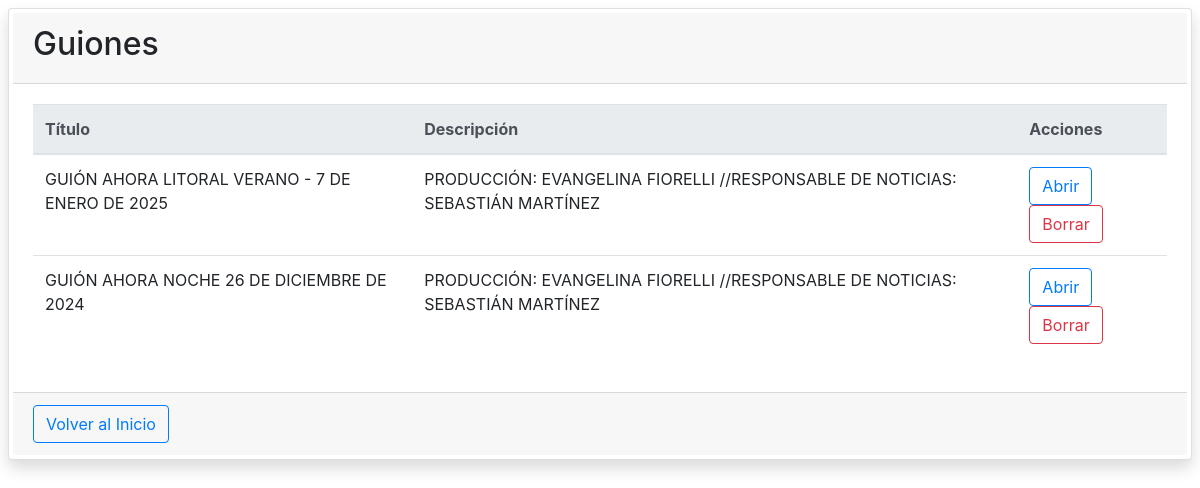
Page /listado_guiones on the committed database.
### app.py (models this page shows)
class Guion(db.Model):
    __tablename__ = 'guion'
    id = db.Column(db.Integer, primary_key=True)
    nombre = db.Column(db.String(200), nullable=False)
    descripcion = db.Column(db.String(500), nullable=False)
    textos = db.relationship('Texto', backref='guion', lazy=True)

### app.py (the view)
@app.route('/listado_guiones')
def listado_guiones():
    guiones = Guion.query.all()
    return render_template('listado_guiones.html', guiones=guiones)

### templates/listado_guiones.html (shortened to what this page needs)
{% extends "base.html" %}
{% block body %}
    <div class="card shadow p-1 m-2 rounded">
        <div class="card-header">
            <h2>Guiones</h2>
        </div>
        <div class="card-body">
            <table class="table table-hover">
                <thead class="thead-light">
                <tr>
                    <th>Título</th>
                    <th>Descripción</th>
                    <th>Acciones</th>
                </tr>
                </thead>
                <tbody>
                {% for guion in guiones %}
                    <tr>
                        <td>{{ guion.nombre }}</td>
                        <td>{{ guion.descripcion }}</td>
                        <td>
                            <a href="{{ url_for('ver_guion', id=guion.id) }}">
                                <button class="btn btn-outline-primary">Abrir</button>
                            </a>
                            <button class="btn btn-outline-danger" onclick="borrarGuion({{ guion.id }})">Borrar</button>
                        </td>
                    </tr>
                {% endfor %}
                </tbody>
            </table>
        </div>
        <div class="card-footer">
            <a href="/">
                <button class="btn btn-outline-primary">Volver al Inicio</button>
            </a>
        </div>
    </div>
{% endblock body %}

### templates/base.html (shortened to what this page needs)
<!DOCTYPE html>
<html lang="es">
<head>
    <link rel="stylesheet" href="{{ url_for('static', filename='bootstrap-4.1.3/dist/css/bootstrap.css') }}">
</head>
<body>
{% block body %}
{% endblock body %}
</body>
</html>

### rows in the picture
Guion: nombre "GUIÓN AHORA LITORAL VERANO - 7 DE ENERO DE 2025", descripcion "PRODUCCIÓN: EVANGELINA FIORELLI //RESPONSABLE DE NOTICIAS: SEBASTIÁN MARTÍNEZ"
Guion: nombre "GUIÓN AHORA NOCHE 26 DE DICIEMBRE DE 2024", descripcion "PRODUCCIÓN: EVANGELINA FIORELLI //RESPONSABLE DE NOTICIAS: SEBASTIÁN MARTÍNEZ"
